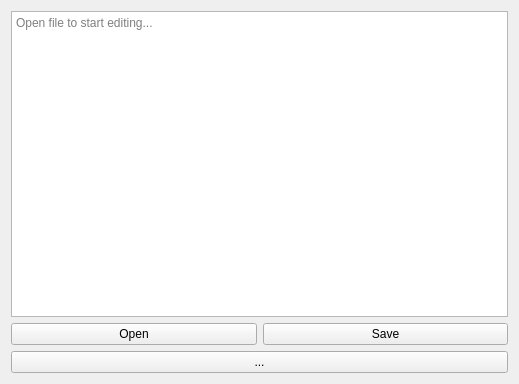
<?xml version="1.0" encoding="UTF-8"?>
<ui version="4.0">
 <class>MainWindow</class>
 <widget class="QMainWindow" name="MainWindow">
  <property name="geometry">
   <rect>
    <x>0</x>
    <y>0</y>
    <width>519</width>
    <height>384</height>
   </rect>
  </property>
  <property name="windowTitle">
   <string>MainWindow</string>
  </property>
  <widget class="QWidget" name="centralWidget">
   <layout class="QHBoxLayout" name="horizontalLayout_2">
    <item>
     <layout class="QVBoxLayout" name="verticalLayout">
      <item>
       <widget class="QTextEdit" name="teText">
        <property name="html">
         <string>&lt;!DOCTYPE HTML PUBLIC &quot;-//W3C//DTD HTML 4.0//EN&quot; &quot;http://www.w3.org/TR/REC-html40/strict.dtd&quot;&gt;
&lt;html&gt;&lt;head&gt;&lt;meta name=&quot;qrichtext&quot; content=&quot;1&quot; /&gt;&lt;style type=&quot;text/css&quot;&gt;
p, li { white-space: pre-wrap; }
&lt;/style&gt;&lt;/head&gt;&lt;body style=&quot; font-family:'Ubuntu'; font-size:11pt; font-weight:400; font-style:normal;&quot;&gt;
&lt;p style=&quot;-qt-paragraph-type:empty; margin-top:0px; margin-bottom:0px; margin-left:0px; margin-right:0px; -qt-block-indent:0; text-indent:0px;&quot;&gt;&lt;br /&gt;&lt;/p&gt;&lt;/body&gt;&lt;/html&gt;</string>
        </property>
        <property name="placeholderText">
         <string>Open file to start editing...</string>
        </property>
       </widget>
      </item>
      <item>
       <layout class="QHBoxLayout" name="horizontalLayout">
        <item>
         <widget class="QPushButton" name="pbOpen">
          <property name="text">
           <string>Open</string>
          </property>
         </widget>
        </item>
        <item>
         <widget class="QPushButton" name="pbSave">
          <property name="text">
           <string>Save</string>
          </property>
         </widget>
        </item>
       </layout>
      </item>
      <item>
       <widget class="QPushButton" name="pbToggle">
        <property name="text">
         <string>...</string>
        </property>
       </widget>
      </item>
     </layout>
    </item>
   </layout>
  </widget>
 </widget>
 <layoutdefault spacing="6" margin="11"/>
 <resources/>
 <connections/>
</ui>
